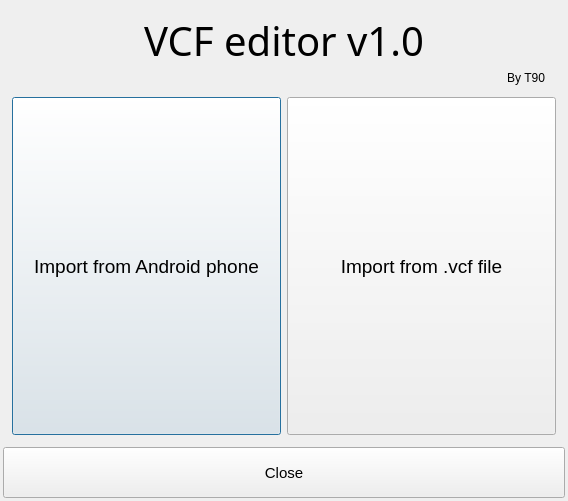
<?xml version="1.0" encoding="UTF-8"?>
<ui version="4.0">
 <class>Dialog</class>
 <widget class="QDialog" name="Dialog">
  <property name="geometry">
   <rect>
    <x>0</x>
    <y>0</y>
    <width>568</width>
    <height>501</height>
   </rect>
  </property>
  <property name="windowTitle">
   <string>Dialog</string>
  </property>
  <layout class="QVBoxLayout" name="verticalLayout" stretch="1,7,1">
   <property name="spacing">
    <number>3</number>
   </property>
   <property name="margin">
    <number>3</number>
   </property>
   <item>
    <layout class="QVBoxLayout" name="verticalLayout_2" stretch="2,1">
     <property name="spacing">
      <number>3</number>
     </property>
     <property name="leftMargin">
      <number>20</number>
     </property>
     <property name="topMargin">
      <number>10</number>
     </property>
     <property name="rightMargin">
      <number>20</number>
     </property>
     <property name="bottomMargin">
      <number>0</number>
     </property>
     <item>
      <widget class="QLabel" name="label">
       <property name="font">
        <font>
         <family>MoolBoran</family>
         <pointsize>30</pointsize>
        </font>
       </property>
       <property name="text">
        <string>VCF editor v1.0</string>
       </property>
       <property name="alignment">
        <set>Qt::AlignBottom|Qt::AlignHCenter</set>
       </property>
      </widget>
     </item>
     <item>
      <widget class="QLabel" name="label_2">
       <property name="text">
        <string>By T90</string>
       </property>
       <property name="alignment">
        <set>Qt::AlignRight|Qt::AlignTrailing|Qt::AlignVCenter</set>
       </property>
      </widget>
     </item>
    </layout>
   </item>
   <item>
    <widget class="QStackedWidget" name="stack">
     <property name="currentIndex">
      <number>0</number>
     </property>
     <widget class="QWidget" name="page">
      <layout class="QVBoxLayout" name="verticalLayout_3" stretch="5">
       <item>
        <layout class="QHBoxLayout" name="horizontalLayout">
         <item>
          <widget class="QPushButton" name="androidBtn">
           <property name="sizePolicy">
            <sizepolicy hsizetype="MinimumExpanding" vsizetype="MinimumExpanding">
             <horstretch>0</horstretch>
             <verstretch>0</verstretch>
            </sizepolicy>
           </property>
           <property name="font">
            <font>
             <pointsize>14</pointsize>
            </font>
           </property>
           <property name="text">
            <string>Import from Android phone</string>
           </property>
          </widget>
         </item>
         <item>
          <widget class="QPushButton" name="vcfBtn">
           <property name="sizePolicy">
            <sizepolicy hsizetype="MinimumExpanding" vsizetype="MinimumExpanding">
             <horstretch>0</horstretch>
             <verstretch>0</verstretch>
            </sizepolicy>
           </property>
           <property name="font">
            <font>
             <pointsize>14</pointsize>
            </font>
           </property>
           <property name="text">
            <string>Import from .vcf file</string>
           </property>
          </widget>
         </item>
        </layout>
       </item>
      </layout>
     </widget>
     <widget class="QWidget" name="page_2">
      <layout class="QHBoxLayout" name="horizontalLayout_2" stretch="0">
       <item>
        <layout class="QVBoxLayout" name="verticalLayout_5" stretch="5,1">
         <property name="spacing">
          <number>3</number>
         </property>
         <property name="leftMargin">
          <number>0</number>
         </property>
         <item>
          <widget class="QLabel" name="label_3">
           <property name="text">
            <string/>
           </property>
           <property name="pixmap">
            <pixmap>androidInstructions.png</pixmap>
           </property>
           <property name="scaledContents">
            <bool>true</bool>
           </property>
          </widget>
         </item>
         <item>
          <widget class="QPushButton" name="goBtn">
           <property name="sizePolicy">
            <sizepolicy hsizetype="MinimumExpanding" vsizetype="MinimumExpanding">
             <horstretch>0</horstretch>
             <verstretch>0</verstretch>
            </sizepolicy>
           </property>
           <property name="text">
            <string>GO</string>
           </property>
          </widget>
         </item>
        </layout>
       </item>
      </layout>
     </widget>
    </widget>
   </item>
   <item>
    <widget class="QPushButton" name="closeBtn">
     <property name="sizePolicy">
      <sizepolicy hsizetype="MinimumExpanding" vsizetype="MinimumExpanding">
       <horstretch>0</horstretch>
       <verstretch>0</verstretch>
      </sizepolicy>
     </property>
     <property name="font">
      <font>
       <pointsize>11</pointsize>
      </font>
     </property>
     <property name="text">
      <string>Close</string>
     </property>
    </widget>
   </item>
  </layout>
 </widget>
 <resources/>
 <connections/>
</ui>
